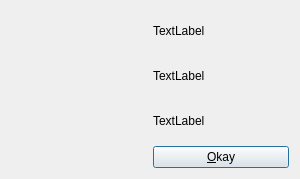
<?xml version="1.0" encoding="UTF-8"?>
<ui version="4.0">
 <class>AboutDlg</class>
 <widget class="QWidget" name="AboutDlg">
  <property name="geometry">
   <rect>
    <x>0</x>
    <y>0</y>
    <width>300</width>
    <height>179</height>
   </rect>
  </property>
  <property name="windowTitle">
   <string>About</string>
  </property>
  <layout class="QGridLayout" name="gridLayout">
   <item row="3" column="1">
    <widget class="QPushButton" name="pbOkay">
     <property name="toolTip">
      <string>Close</string>
     </property>
     <property name="text">
      <string>&amp;Okay</string>
     </property>
     <property name="autoDefault">
      <bool>true</bool>
     </property>
     <property name="default">
      <bool>true</bool>
     </property>
    </widget>
   </item>
   <item row="0" column="1">
    <widget class="QLabel" name="lbAbout">
     <property name="text">
      <string>TextLabel</string>
     </property>
    </widget>
   </item>
   <item row="1" column="1">
    <widget class="QLabel" name="lbVersion">
     <property name="text">
      <string>TextLabel</string>
     </property>
    </widget>
   </item>
   <item row="2" column="1">
    <widget class="QLabel" name="lbCopyright">
     <property name="text">
      <string>TextLabel</string>
     </property>
    </widget>
   </item>
   <item row="0" column="0" rowspan="3">
    <widget class="QLabel" name="wgIcon">
     <property name="text">
      <string/>
     </property>
    </widget>
   </item>
  </layout>
 </widget>
 <resources/>
 <connections/>
</ui>
